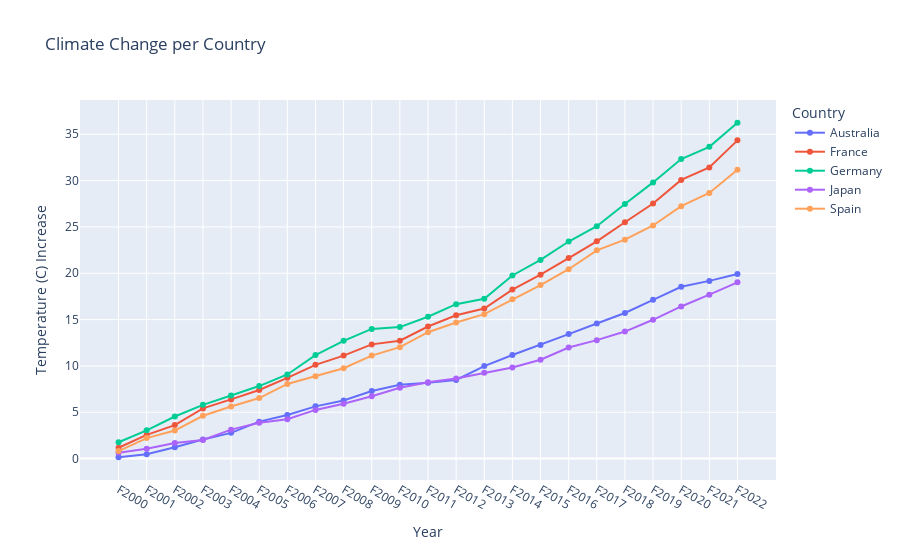

Notebook cell for this chart:
### Code cell
from pathlib import Path
import pandas as pd
import plotly.express as px

path = Path("weather_data/climate_change_indicators.csv")
data = pd.read_csv(path)
datfre = pd.DataFrame(data)

years = ['F2000', 'F2001', 'F2002', 'F2003', 'F2004', 'F2005', 'F2006', 'F2007', 
         'F2008', 'F2009', 'F2010', 'F2011', 'F2012', 'F2013', 'F2014', 'F2015', 
         'F2016', 'F2017', 'F2018', 'F2019', 'F2020', 'F2021', 'F2022']

countries = ['Australia', 'France', 'Germany', 'Japan', 'Spain',]

datfre_filt = datfre[datfre["Country"].isin(countries)] # Filtering the full dataset with selected countries

datfre_acu = datfre_filt[years].T.cumsum() # We need to acumulate the values of temperature change with '.cumsum()'
# and convert the table transforming columns in rows and vice versa. That transformation is with '.T'

datfre_acu = datfre_acu.rename(columns={11:"Australia",69:"France",74:"Germany",99:"Japan",184:"Spain"})
# We change our colums header to identified the countries

fig = px.line(datfre_acu, x=datfre_acu.index, y=countries, title="Climate Change per Country", 
    markers=True, labels={
        "value":"Temperature (C) Increase", 
        "index":"Year",
        "variable":"Country"
        })
# Here, 'x=datfre_acu.index' is refering to 'years' list, because we change the columns and rows
# and y=countries has to contain a list with the columns names

fig.show()

# print(datfre_acu)

### Figure 1 — Plotly figure (JSON) as saved in the notebook; plotly's stock layout.template omitted (floating-point values rounded to 4 significant figures)
{"data": [{"hovertemplate": "Country=Australia<br>Year=%{x}<br>Temperature (C) Increase=%{y}<extra></extra>", "legendgroup": "Australia", "line": {"color": "#636efa", "dash": "solid"}, "marker": {"symbol": "circle"}, "mode": "lines+markers", "name": "Australia", "orientation": "v", "showlegend": true, "type": "scatter", "x": ["F2000", "F2001", "F2002", "F2003", "F2004", "F2005", "F2006", "F2007", "F2008", "F2009", "F2010", "F2011", "F2012", "F2013", "F2014", "F2015", "F2016", "F2017", "F2018", "F2019", "F2020", "F2021", "F2022"], "xaxis": "x", "y": [0.148, 0.484, 1.22, 2.055, 2.778, 3.989, 4.71, 5.639, 6.264, 7.294, 7.967, 8.175, 8.483, 9.982, 11.18, 12.27, 13.44, 14.58, 15.71, 17.13, 18.55, 19.18, 19.93], "yaxis": "y"}, {"hovertemplate": "Country=France<br>Year=%{x}<br>Temperature (C) Increase=%{y}<extra></extra>", "legendgroup": "France", "line": {"color": "#EF553B", "dash": "solid"}, "marker": {"symbol": "circle"}, "mode": "lines+markers", "name": "France", "orientation": "v", "showlegend": true, "type": "scatter", "x": ["F2000", "F2001", "F2002", "F2003", "F2004", "F2005", "F2006", "F2007", "F2008", "F2009", "F2010", "F2011", "F2012", "F2013", "F2014", "F2015", "F2016", "F2017", "F2018", "F2019", "F2020", "F2021", "F2022"], "xaxis": "x", "y": [1.175, 2.566, 3.62, 5.42, 6.389, 7.409, 8.715, 10.12, 11.11, 12.33, 12.72, 14.26, 15.48, 16.19, 18.24, 19.85, 21.64, 23.44, 25.5, 27.52, 30.07, 31.41, 34.34], "yaxis": "y"}, {"hovertemplate": "Country=Germany<br>Year=%{x}<br>Temperature (C) Increase=%{y}<extra></extra>", "legendgroup": "Germany", "line": {"color": "#00cc96", "dash": "solid"}, "marker": {"symbol": "circle"}, "mode": "lines+markers", "name": "Germany", "orientation": "v", "showlegend": true, "type": "scatter", "x": ["F2000", "F2001", "F2002", "F2003", "F2004", "F2005", "F2006", "F2007", "F2008", "F2009", "F2010", "F2011", "F2012", "F2013", "F2014", "F2015", "F2016", "F2017", "F2018", "F2019", "F2020", "F2021", "F2022"], "xaxis": "x", "y": [1.764, 3.056, 4.547, 5.805, 6.803, 7.828, 9.082, 11.17, 12.71, 13.99, 14.19, 15.31, 16.66, 17.24, 19.76, 21.44, 23.42, 25.08, 27.47, 29.8, 32.32, 33.64, 36.24], "yaxis": "y"}, {"hovertemplate": "Country=Japan<br>Year=%{x}<br>Temperature (C) Increase=%{y}<extra></extra>", "legendgroup": "Japan", "line": {"color": "#ab63fa", "dash": "solid"}, "marker": {"symbol": "circle"}, "mode": "lines+markers", "name": "Japan", "orientation": "v", "showlegend": true, "type": "scatter", "x": ["F2000", "F2001", "F2002", "F2003", "F2004", "F2005", "F2006", "F2007", "F2008", "F2009", "F2010", "F2011", "F2012", "F2013", "F2014", "F2015", "F2016", "F2017", "F2018", "F2019", "F2020", "F2021", "F2022"], "xaxis": "x", "y": [0.636, 1.054, 1.684, 2.01, 3.126, 3.863, 4.253, 5.257, 5.928, 6.729, 7.651, 8.247, 8.642, 9.27, 9.83, 10.66, 11.99, 12.78, 13.71, 14.98, 16.42, 17.69, 19.02], "yaxis": "y"}, {"hovertemplate": "Country=Spain<br>Year=%{x}<br>Temperature (C) Increase=%{y}<extra></extra>", "legendgroup": "Spain", "line": {"color": "#FFA15A", "dash": "solid"}, "marker": {"symbol": "circle"}, "mode": "lines+markers", "name": "Spain", "orientation": "v", "showlegend": true, "type": "scatter", "x": ["F2000", "F2001", "F2002", "F2003", "F2004", "F2005", "F2006", "F2007", "F2008", "F2009", "F2010", "F2011", "F2012", "F2013", "F2014", "F2015", "F2016", "F2017", "F2018", "F2019", "F2020", "F2021", "F2022"], "xaxis": "x", "y": [0.81, 2.216, 3.028, 4.626, 5.63, 6.532, 8.058, 8.893, 9.757, 11.12, 12.03, 13.64, 14.68, 15.59, 17.19, 18.72, 20.44, 22.47, 23.62, 25.16, 27.24, 28.67, 31.16], "yaxis": "y"}], "layout": {"legend": {"title": {"text": "Country"}, "tracegroupgap": 0}, "title": {"text": "Climate Change per Country"}, "xaxis": {"anchor": "y", "domain": [0, 1], "title": {"text": "Year"}}, "yaxis": {"anchor": "x", "domain": [0, 1], "title": {"text": "Temperature (C) Increase"}}}}
